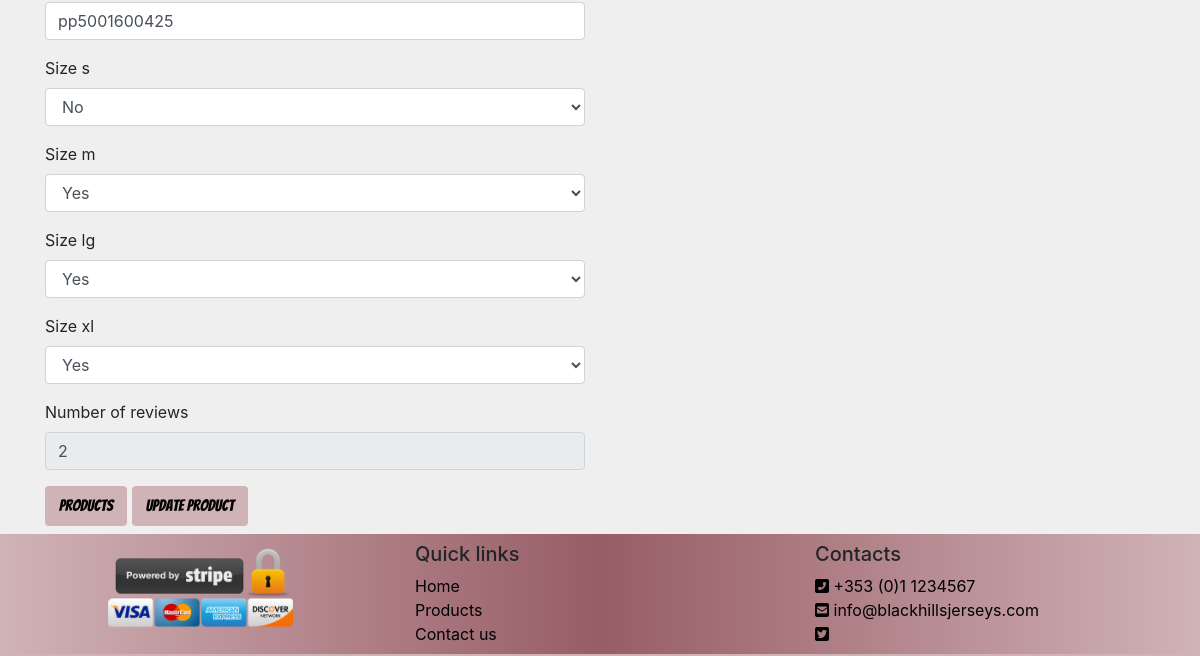
The page /products/edit/2/ (signed in, lower part) on the database as committed earlier.
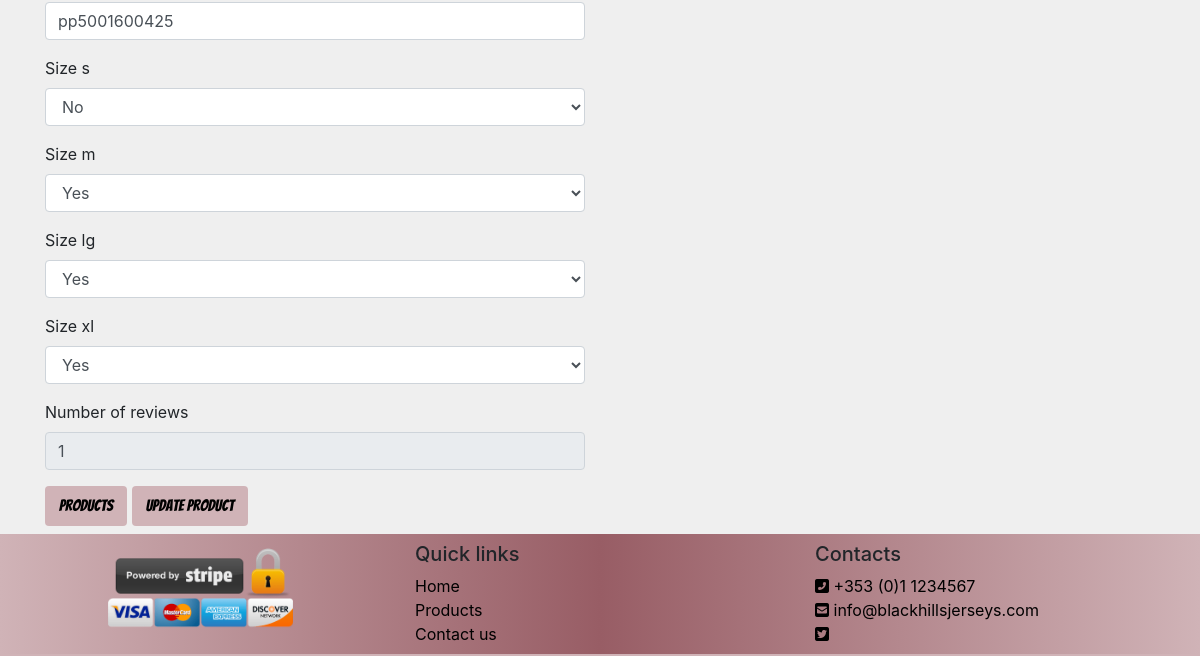
The same page on the database as committed later.
### products/models.py (models this page shows, shortened)
class Product(models.Model):
    category = models.ForeignKey('Category',
                                 null=True,
                                 blank=True,
                                 on_delete=models.SET_NULL)
    name = models.CharField(max_length=254)
    description = models.TextField(null=True,
                                   blank=True)
    price = models.DecimalField(max_digits=6, decimal_places=2)
    image_url = models.URLField(max_length=1024,
                                null=True,
                                blank=True)
    image = models.ImageField(null=True, blank=True)
    sku = models.CharField(max_length=254,
                           null=True,
                           blank=True)
    size_s = models.BooleanField(default=False,
                                 null=True,
                                 blank=True)
    size_m = models.BooleanField(default=False,
                                 null=True,
                                 blank=True)
    size_lg = models.BooleanField(default=False,
                                  null=True,
                                  blank=True)
    size_xl = models.BooleanField(default=False,
                                  null=True,
                                  blank=True)
    number_of_reviews = models.IntegerField(blank=True,
                                            null=True)

### products/views.py (the view)
# urls.py: path('edit/<int:product_id>/', views.edit_product, name='edit_product'),
@login_required
def edit_product(request, product_id):
    if not request.user.is_superuser:
        messages.error(request,
                       'Sorry only users with admin rights can access this')
        return redirect(reverse('home'))
    product = get_object_or_404(Product, pk=product_id)
    if request.method == 'POST':
        form = ProductForm(request.POST, request.FILES, instance=product)
        if form.is_valid():
            form.save()
            messages.success(request,
                             'You have successfully updated product')
            return redirect(reverse('product_detail', args=[product.id]))
        else:
            messages.error(request,
                           'Failed to update product. \
                               Please ensure all fields are correct.')
    else:
        form = ProductForm(instance=product)
        messages.info(request, 'You are editing product.')
    template = 'products/edit_product.html'
    context = {
        'form': form,
        'product': product,
    }
    return render(request, template, context)

### products/forms.py
class ProductForm(forms.ModelForm):
    class Meta:
        model = Product
        fields = '__all__'
    image = forms.ImageField(label='image',
                             required=False,
                             widget=CustomClearableFileInput)
    def __init__(self, *args, **kwargs):
        super().__init__(*args, **kwargs)
        categories = Category.objects.all()
        friendly_names = [(c.id, c.get_friendly_name()) for c in categories]
        self.fields['number_of_reviews'].widget.attrs['readonly'] = True
        self.fields['category'].choices = friendly_names
        for field_name, field in self.fields.items():
            field.widget.attrs['class'] = ''

### products/models.py (called while the page is built)
    def get_friendly_name(self):
        return self.friendly_name

### products/templates/products/edit_product.html (shortened to what this page needs)
{% extends 'base.html' %} {% load static %}
 {% block content %}
<section class="container">
    <div class="row">
        <div class="col-12 col-lg-6">
            <form method="POST" action="{% url 'edit_product' product.id %}" class="form mb-2" enctype="multipart/form-data">
                {% for field in form %}
                    {% if field.name != 'image' %}
                        {{ field | as_crispy_field }}
                    {% else %}
                        {{ field }}
                    {% endif %}
                {% endfor %}
                <a class="btn products-button" href="{% url 'products' %}">Products</a>
                <button class="btn products-button" type="submit">update product</button>
            </form>
        </div>
        <div class="col-12 col-lg-6 order-lg-last mb-5">
        </div>
    </div>
</section>
{% endblock %}

Rows that differ between the two databases and show on the page:
changed Product "pp5001600425": number_of_reviews "2" → "1"
